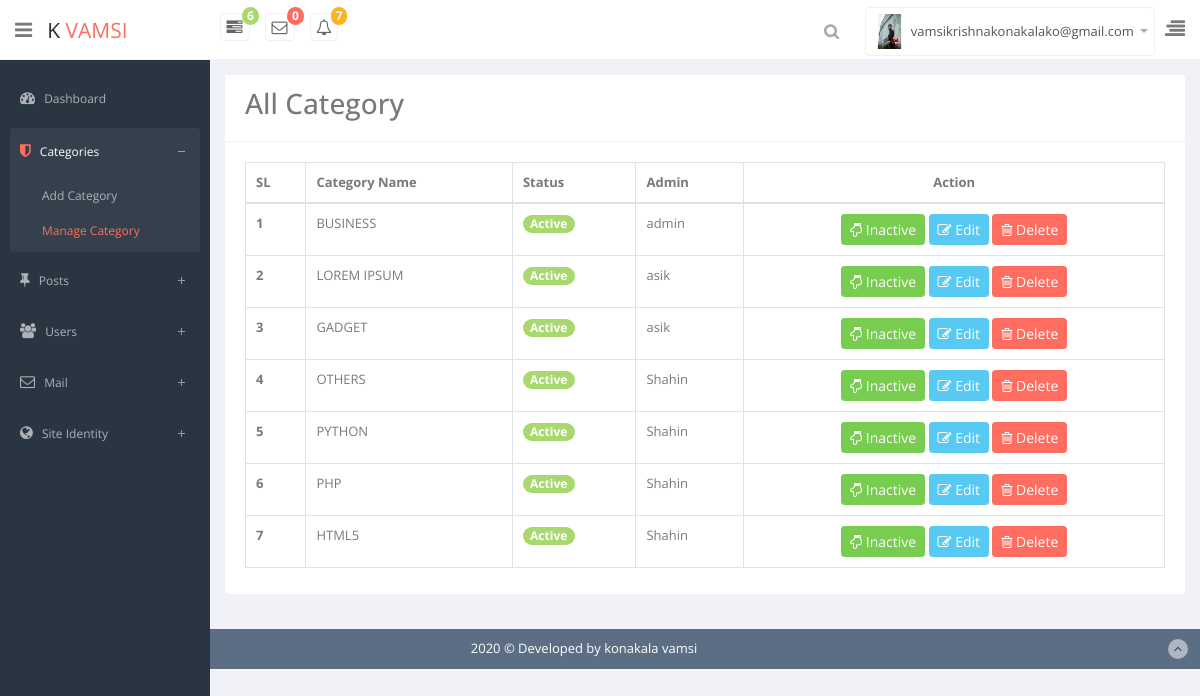
/admin/managecategory.php (signed in), run on the app's committed database.
### tables this page shows
CREATE TABLE `users` (
  `id` int(11) NOT NULL,
  `fname` varchar(100) NOT NULL,
  `lname` varchar(50) NOT NULL,
  `username` varchar(50) NOT NULL,
  `email` varchar(100) NOT NULL,
  `password` varchar(200) NOT NULL,
  `image` varchar(255) NOT NULL,
  `bio` text NOT NULL,
  `role` tinyint(5) NOT NULL,
  `date` timestamp NOT NULL DEFAULT current_timestamp()
);

CREATE TABLE `categories` (
  `id` int(2) NOT NULL,
  `category_name` varchar(100) NOT NULL,
  `status` tinyint(2) NOT NULL,
  `create_time` timestamp NOT NULL DEFAULT current_timestamp(),
  `admin_name` varchar(70) NOT NULL
);

### app/classes/Database.php (called while the page is built, shortened)
<?php
class Database
{
    public static function db()
    {
        $link = mysqli_connect('localhost','root','','blog_oop');
        return $link;
    }
}

### app/classes/Mail.php (called while the page is built, shortened)
<?php
class Mail
{
    public static   function countNewMail(){
        $sql = "SELECT * FROM `mails` WHERE status = 1";
        $result = mysqli_query(Database::db(),$sql);
        if($result){
            $count = mysqli_num_rows($result);
            return $count;
        }else{
            return false;
        }
    }
}

### app/classes/UserLogin.php (called while the page is built, shortened)
<?php
class UserLogin
{
    public  static  function loginUserData($username){
        $sql = " SELECT * FROM `users` WHERE `username` = '$username' ";
        $res = mysqli_query(Database::db(),$sql);
        if($res){
            $data = mysqli_fetch_assoc($res);
            return $data;
        }else{
            return false;
        }
    }
}

### app/classes/Category.php (called while the page is built, shortened)
<?php
class Category
{
    public static function showAllCategory(){
        $sql = "SELECT * FROM `categories` ORDER BY id DESC ";
        $result = mysqli_query(Database::db(),$sql);
        if($result){
            return $result;
        }else{
            return false;
        }
    }
}

### admin/managecategory.php (the view, shortened to what this page needs)
<?php require_once 'header.php'?>
<div class="row">
    <div class="col-lg-12">
        <section class="card">
            <header class="card-header">
                <h3 style="display: inline-block;margin-right: 25px;">All Category</h3>
            </header>
            <div class="card-body">
                <div class="table-responsive" tabindex="1" style="overflow: hidden; outline: none;">
                    <table class="table table-bordered table-hover">
                        <thead>
                        <tr>
                            <th>SL</th>
                            <th>Category Name</th>
                            <th>Status</th>
                            <th>Admin</th>
                            <th class="text-center">Action</th>
                        </tr>
                        </thead>
                        <tbody>
                        <?php
                        $allCat = new \App\classes\Category();
                        $data = $allCat->showAllCategory();
                        $i=0;
                        while ($row = mysqli_fetch_assoc($data)){ ?>
                            <tr>
                                <th scope="row"><?= ++$i?></th>
                                <td scope="row"><?= strtoupper($row['category_name'])?></td>
                                <td><?= $row['status'] == 1 ? '<span class="badge badge-pill badge-success">Active</span>' : '<span class="badge badge-pill badge-danger">Inactive</span>' ?></td>
                                <td><?= $row['admin_name']?></td>
                                <td class="text-center">
                                    <?php
                                    if($row['status'] == 1) { ?>
                                        <a href="status.php?id=<?= $row['id']?>&managecat&inactive" class="btn btn-sm btn-success"><i class="fa  fa-hand-o-down"></i> Inactive</a>
                                    <?php  }else{ ?>
                                        <a href="status.php?id=<?= $row['id']?>&managecat&active" class="btn btn-sm btn-warning"><i class="fa  fa-hand-o-up"></i> Active</a>
                                    <?php } ?>
                                    <a href="" class="btn btn-sm btn-info" data-toggle="modal" data-target="#id<?= $row['id']?>"><i class="fa fa-edit"></i> Edit</a>
                                    <a href="delete.php?id=<?= $row['id']?>&managecat" class="btn btn-sm btn-danger"onclick="return confirm('Are you sure ?')"><i class="fa fa-trash-o"></i> Delete</a>
                                </td>
                            </tr>
                        <?php  }   ?>
                        </tbody>
                    </table>
                </div>
            </div>
        </section>
    </div>
</div>
<?php require_once 'footer.php'?>

### admin/header.php (shortened to what this page needs)
<?php
$page = explode('/',$_SERVER['PHP_SELF']);
$page = end($page);
$name = $_SESSION['username'];
$userData = UserLogin::loginUserData("$name");
?>
<!DOCTYPE html>
<html lang="en">
    <head>
        <link href="assets/summernote/dist/summernote.css" rel="stylesheet">
        <link href="css/bootstrap.min.css" rel="stylesheet">
        <link href="css/bootstrap-reset.css" rel="stylesheet">
        <link href="assets/font-awesome/css/font-awesome.css" rel="stylesheet" />
        <link href="assets/jquery-easy-pie-chart/jquery.easy-pie-chart.css" rel="stylesheet" type="text/css" media="screen"/>
        <link rel="stylesheet" href="css/owl.carousel.css" type="text/css">
        <link href="assets/advanced-datatable/media/css/demo_page.css" rel="stylesheet" />
        <link href="assets/advanced-datatable/media/css/demo_table.css" rel="stylesheet" />
        <link rel="stylesheet" href="assets/data-tables/DT_bootstrap.css" />
        <link href="css/slidebars.css" rel="stylesheet">
        <link href="css/style.css" rel="stylesheet">
        <link href="css/style-responsive.css" rel="stylesheet" />
    </head>
    <body>
        <section id="container">
            <header class="header white-bg">
                <div class="sidebar-toggle-box">
                    <i class="fa fa-bars"></i>
                </div>
                <a href="index.php" class="logo">k<span> Vamsi</span></a>
                <div class="nav notify-row" id="top_menu">
                    <ul class="nav top-menu">
                        <li class="dropdown">
                            <a data-toggle="dropdown" class="dropdown-toggle" href="#">
                                <i class="fa fa-tasks"></i>
                                <span class="badge badge-success">6</span>
                            </a>
                        </li>
                        <li id="header_inbox_bar" class="dropdown">
                            <a data-toggle="dropdown" class="dropdown-toggle" href="#">
                                <i class="fa fa-envelope-o"></i>
                                <span class="badge badge-danger"><?= Mail::countNewMail() ?></span>
                            </a>
                        </li>
                        <li id="header_notification_bar" class="dropdown">
                            <a data-toggle="dropdown" class="dropdown-toggle" href="#">
                                <i class="fa fa-bell-o"></i>
                                <span class="badge badge-warning">7</span>
                            </a>
                        </li>
                    </ul>
                </div>
                <div class="top-nav ">
                    <ul class="nav pull-right top-menu">
                        <li>
                            <input type="text" class="form-control search" placeholder="Search">
                        </li>
                        <li class="dropdown">
                            <a data-toggle="dropdown" class="dropdown-toggle" href="#">
                                <img alt="" src="../uploads/<?= $userData['image']?>" style="width: 35px">
                                <span class="username"><?= isset($_SESSION['username']) ? $_SESSION['username'] : '' ;?></span>
                                <b class="caret"></b>
                            </a>
                        </li>
                        <li class="sb-toggle-right">
                            <i class="fa  fa-align-right"></i>
                        </li>
                    </ul>
                </div>
            </header>
            <aside>
                <div id="sidebar"  class="nav-collapse ">
                    <ul class="sidebar-menu" id="nav-accordion">
                        <li>
                            <a  href="index.php" <?= $page == 'login.php' ? 'class="active"' : '' ?> >
                                <i class="fa fa-dashboard"></i>
                                <span>Dashboard</span>
                            </a>
                        </li>
                        <li class="sub-menu">
                            <a href="javascript:;" <?= $page == 'addcategory.php' ? 'class="active"' : '' ?> <?= $page == 'managecategory.php' ? 'class="active"' : '' ?> >
                                <i class="fa fa-shield"></i>
                                <span>Categories</span>
                            </a>
                            <ul class="sub">
                                <li <?= $page == 'addcategory.php' ? 'class="active"' : '' ?>><a  href="addcategory.php" >Add Category</a></li>
                                <li <?= $page == 'managecategory.php' ? 'class="active"' : '' ?>><a  href="managecategory.php">Manage Category</a></li>
                            </ul>
                        </li>
                        <li class="sub-menu">
                            <a href="javascript:;" <?= $page == 'addpost.php' ? 'class="active"' : '' ?> <?= $page == 'managepost.php' ? 'class="active"' : '' ?> >
                                <i class="fa fa-thumb-tack"></i>
                                <span>Posts</span>
                            </a>
                        </li>
                        <?php
    if($userData['role'] == 1){ ?>
                        <li class="sub-menu">
                            <a href="javascript:;" <?= $page == 'adduser.php' ? 'class="active"' : '' ?> <?= $page == 'manageuser.php' ? 'class="active"' : '' ?> >
                                <i class="fa fa-users"></i>
                                <span>Users</span>
                            </a>
                        </li>
                        <?php } ?>
                        <li class="sub-menu">
                            <a href="javascript:;" <?= $page == 'inbox.php' ? 'class="active"' : '' ?> <?= $page == 'draft.php' ? 'class="active"' : '' ?> <?= $page == 'trash.php' ? 'class="active"' : '' ?><?= $page == 'sentmail.php' ? 'class="active"' : '' ?>>
                                <i class="fa fa-envelope-o"></i>
                                <span>Mail</span>
                            </a>
                        </li>
                        <li class="sub-menu">
                            <a href="javascript:;" <?= $page == 'logo.php' ? 'class="active"' : '' ?> <?= $page == 'social.php' ? 'class="active"' : '' ?> >
                                <i class="fa  fa-globe"></i>
                                <span>Site Identity</span>
                            </a>
                        </li>
                    </ul>
                </div>
            </aside>
            <section id="main-content">
                <section class="wrapper">

### data on the page
users: image (picture)
categories: category_name "BUSINESS", status "Active", admin_name "admin"
categories: category_name "LOREM IPSUM", status "Active", admin_name "asik"
categories: category_name "GADGET", status "Active", admin_name "asik"
categories: category_name "OTHERS", status "Active", admin_name "Shahin"
categories: category_name "PYTHON", status "Active", admin_name "Shahin"
categories: category_name "PHP", status "Active", admin_name "Shahin"
categories: category_name "HTML5", status "Active", admin_name "Shahin"

### other printed values
Mail::countNewMail() "0"
$_SESSION['username'] "vamsikrishnakonakalako@gmail.com"
